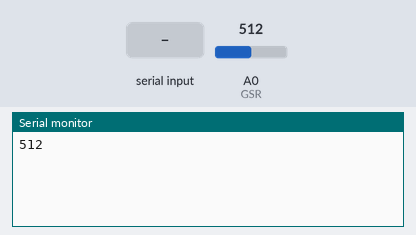
Bench run of a sketch on a simulated Arduino Uno, built with avr-gcc and run on an emulated ATmega328P. On the bench: the last lines printed to the serial monitor. The inputs (shaded band) are chosen by the test bench; at power-on: A0 (GSR) = 512.

Above: at 1.2 s.
1.3 s: A0 (GSR) set to 490
At 2.6 s:
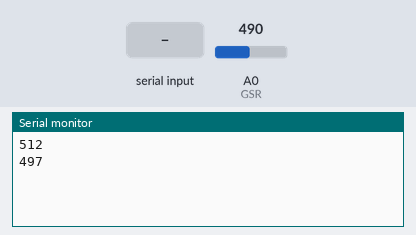
2.8 s: "1\n" received over the second serial link
At 3.8 s:
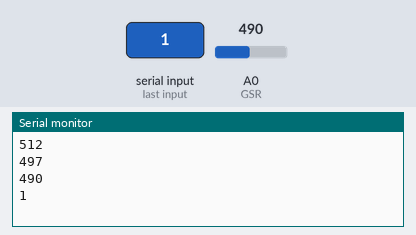
4.3 s: "0\n" received over the second serial link
At 5.6 s:
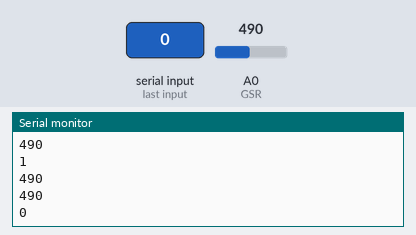
5.8 s: A0 (GSR) set to 510
At 6.8 s:
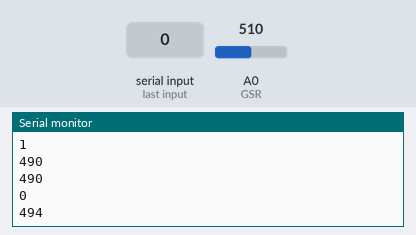
Timing chart, 0 to 8.3 s (numbered marks = the images above; inputs shaded):
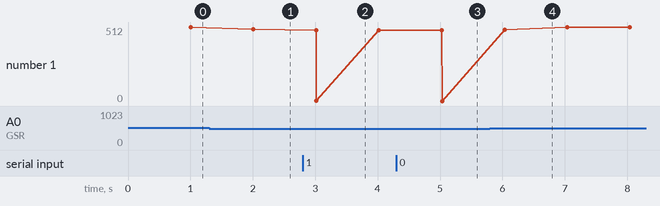

Measured:
- after the input at 1.3 s, the serial monitor: prints a new line after 0.71 s (image 1)
- after the input at 2.8 s, the serial monitor: prints a new line after 0.22 s (image 2)
- after the input at 4.3 s, the serial monitor: prints a new line after 0.73 s (image 3)
- after the input at 5.8 s, the serial monitor: prints a new line after 0.23 s (image 4)
- plotted number 1: 512 → 497 after the input at 1.3 s, 490 → 0 after the input at 4.3 s, 0 → 510 after the input at 5.8 s

The sketch:

grs_recorder.ino
```cpp
#include <SoftwareSerial.h>
SoftwareSerial hc05(2,3);

String cmd="";
const int GSR=A0;
const int Max_GSR_value = 500;
const int Min_GSR_value = 0;

void setup(){
  Serial.begin(9600); //Initialize Serial Monitor
  hc05.begin(9600); //Initialize Bluetooth Serial Port
}

//send value by Bluetooth
void send_number(int value){
  hc05.print("\n");
  hc05.print(value);
}

//GSR signal source
int get_current_gsr_value(){
  int sensorValue=0;
  int gsr_average=0;
  long sum=0;
  //Promedio de X medidas para eliminar la falla
  int num_medidas = 25;
  for(int i=0;i<num_medidas;i++){
      sensorValue = analogRead(GSR);
      sum += sensorValue;
      delay(40);
      }
   gsr_average = sum/num_medidas;
   return gsr_average;
}

int convert(int current_gsr_value){
  int r = Max_GSR_value - current_gsr_value;
  if(r<Min_GSR_value){ r=Min_GSR_value; }
  if(r>Max_GSR_value){ r=Max_GSR_value; }
  return r;
}

void loop(){
  //get data from blutooth
  while(hc05.available()>0){
    cmd+=(char)hc05.read();
  }
  //check comnad from flutter
  if(cmd!=""){
      Serial.println(cmd);
      cmd = "";
  }
  int gsr_value = get_current_gsr_value();
  Serial.println(gsr_value);
  send_number( convert(gsr_value) );
}
```
